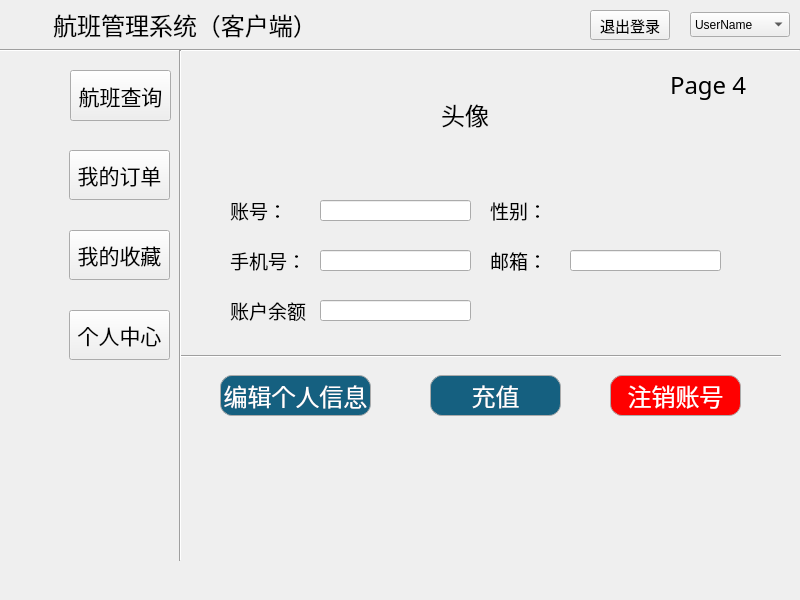
<?xml version="1.0" encoding="UTF-8"?>
<ui version="4.0">
 <class>MainWindow</class>
 <widget class="QMainWindow" name="MainWindow">
  <property name="geometry">
   <rect>
    <x>0</x>
    <y>0</y>
    <width>800</width>
    <height>600</height>
   </rect>
  </property>
  <property name="minimumSize">
   <size>
    <width>800</width>
    <height>600</height>
   </size>
  </property>
  <property name="maximumSize">
   <size>
    <width>800</width>
    <height>600</height>
   </size>
  </property>
  <property name="windowTitle">
   <string>登录窗口</string>
  </property>
  <widget class="QWidget" name="centralwidget">
   <widget class="QLabel" name="planelabel">
    <property name="geometry">
     <rect>
      <x>10</x>
      <y>5</y>
      <width>40</width>
      <height>40</height>
     </rect>
    </property>
    <property name="text">
     <string/>
    </property>
    <property name="pixmap">
     <pixmap resource="figures.qrc">:/img/source/figures/plane.png</pixmap>
    </property>
    <property name="scaledContents">
     <bool>true</bool>
    </property>
   </widget>
   <widget class="QLabel" name="titlelabel">
    <property name="geometry">
     <rect>
      <x>50</x>
      <y>5</y>
      <width>270</width>
      <height>40</height>
     </rect>
    </property>
    <property name="font">
     <font>
      <family>华文楷体</family>
      <pointsize>18</pointsize>
     </font>
    </property>
    <property name="cursor">
     <cursorShape>ArrowCursor</cursorShape>
    </property>
    <property name="text">
     <string>航班管理系统（客户端）</string>
    </property>
    <property name="alignment">
     <set>Qt::AlignmentFlag::AlignCenter</set>
    </property>
   </widget>
   <widget class="QPushButton" name="backBtn">
    <property name="geometry">
     <rect>
      <x>590</x>
      <y>10</y>
      <width>80</width>
      <height>30</height>
     </rect>
    </property>
    <property name="font">
     <font>
      <pointsize>11</pointsize>
     </font>
    </property>
    <property name="text">
     <string>退出登录</string>
    </property>
   </widget>
   <widget class="QComboBox" name="comboBox">
    <property name="geometry">
     <rect>
      <x>690</x>
      <y>12</y>
      <width>100</width>
      <height>25</height>
     </rect>
    </property>
    <item>
     <property name="text">
      <string>UserName</string>
     </property>
    </item>
    <item>
     <property name="text">
      <string>修改密码</string>
     </property>
    </item>
    <item>
     <property name="text">
      <string>退出登录</string>
     </property>
    </item>
   </widget>
   <widget class="Line" name="horizontalline">
    <property name="geometry">
     <rect>
      <x>0</x>
      <y>40</y>
      <width>800</width>
      <height>20</height>
     </rect>
    </property>
    <property name="orientation">
     <enum>Qt::Orientation::Horizontal</enum>
    </property>
   </widget>
   <widget class="QPushButton" name="flightQueryBtn">
    <property name="geometry">
     <rect>
      <x>70</x>
      <y>70</y>
      <width>101</width>
      <height>51</height>
     </rect>
    </property>
    <property name="font">
     <font>
      <family>华文楷体</family>
      <pointsize>16</pointsize>
     </font>
    </property>
    <property name="text">
     <string>航班查询</string>
    </property>
   </widget>
   <widget class="QPushButton" name="myOrdersBtn">
    <property name="geometry">
     <rect>
      <x>69</x>
      <y>150</y>
      <width>101</width>
      <height>50</height>
     </rect>
    </property>
    <property name="font">
     <font>
      <family>华文楷体</family>
      <pointsize>16</pointsize>
     </font>
    </property>
    <property name="text">
     <string>我的订单</string>
    </property>
   </widget>
   <widget class="QPushButton" name="myFavoritesBtn">
    <property name="geometry">
     <rect>
      <x>69</x>
      <y>230</y>
      <width>101</width>
      <height>50</height>
     </rect>
    </property>
    <property name="font">
     <font>
      <family>华文楷体</family>
      <pointsize>16</pointsize>
     </font>
    </property>
    <property name="text">
     <string>我的收藏</string>
    </property>
   </widget>
   <widget class="QPushButton" name="personalCenterBtn">
    <property name="geometry">
     <rect>
      <x>69</x>
      <y>310</y>
      <width>101</width>
      <height>50</height>
     </rect>
    </property>
    <property name="font">
     <font>
      <family>华文楷体</family>
      <pointsize>16</pointsize>
     </font>
    </property>
    <property name="text">
     <string>个人中心</string>
    </property>
   </widget>
   <widget class="QStackedWidget" name="stackedWidget">
    <property name="geometry">
     <rect>
      <x>170</x>
      <y>50</y>
      <width>611</width>
      <height>511</height>
     </rect>
    </property>
    <property name="font">
     <font>
      <family>华文楷体</family>
      <pointsize>18</pointsize>
     </font>
    </property>
    <property name="currentIndex">
     <number>3</number>
    </property>
    <widget class="QWidget" name="page">
     <widget class="QLabel" name="label_1">
      <property name="geometry">
       <rect>
        <x>210</x>
        <y>130</y>
        <width>80</width>
        <height>50</height>
       </rect>
      </property>
      <property name="font">
       <font>
        <family>华文楷体</family>
        <pointsize>18</pointsize>
       </font>
      </property>
      <property name="text">
       <string>Page 1</string>
      </property>
     </widget>
    </widget>
    <widget class="QWidget" name="page_2">
     <widget class="QLabel" name="label_2">
      <property name="geometry">
       <rect>
        <x>210</x>
        <y>130</y>
        <width>80</width>
        <height>50</height>
       </rect>
      </property>
      <property name="font">
       <font>
        <family>华文楷体</family>
        <pointsize>18</pointsize>
       </font>
      </property>
      <property name="text">
       <string>Page 2</string>
      </property>
     </widget>
    </widget>
    <widget class="QWidget" name="page_3">
     <widget class="QLabel" name="label_3">
      <property name="geometry">
       <rect>
        <x>210</x>
        <y>130</y>
        <width>80</width>
        <height>50</height>
       </rect>
      </property>
      <property name="font">
       <font>
        <family>华文楷体</family>
        <pointsize>18</pointsize>
       </font>
      </property>
      <property name="text">
       <string>Page 3</string>
      </property>
     </widget>
    </widget>
    <widget class="QWidget" name="page_4">
     <widget class="QLineEdit" name="lineEdit">
      <property name="geometry">
       <rect>
        <x>50</x>
        <y>70</y>
        <width>121</width>
        <height>20</height>
       </rect>
      </property>
      <property name="font">
       <font>
        <family>华文楷体</family>
        <pointsize>18</pointsize>
       </font>
      </property>
      <property name="styleSheet">
       <string notr="true">QLineEdit {
    background-color: transparent;
    border: none;
    color: #333;
}
</string>
      </property>
     </widget>
     <widget class="QStackedWidget" name="stackedWidget_2">
      <property name="geometry">
       <rect>
        <x>10</x>
        <y>0</y>
        <width>621</width>
        <height>511</height>
       </rect>
      </property>
      <property name="font">
       <font>
        <family>华文楷体</family>
        <pointsize>18</pointsize>
       </font>
      </property>
      <property name="currentIndex">
       <number>3</number>
      </property>
      <widget class="QWidget" name="page_5">
       <widget class="QLabel" name="label_10">
        <property name="geometry">
         <rect>
          <x>210</x>
          <y>130</y>
          <width>80</width>
          <height>50</height>
         </rect>
        </property>
        <property name="font">
         <font>
          <family>华文楷体</family>
          <pointsize>18</pointsize>
         </font>
        </property>
        <property name="text">
         <string>Page 1</string>
        </property>
       </widget>
      </widget>
      <widget class="QWidget" name="page_6">
       <widget class="QLabel" name="label_11">
        <property name="geometry">
         <rect>
          <x>210</x>
          <y>130</y>
          <width>80</width>
          <height>50</height>
         </rect>
        </property>
        <property name="font">
         <font>
          <family>华文楷体</family>
          <pointsize>18</pointsize>
         </font>
        </property>
        <property name="text">
         <string>Page 2</string>
        </property>
       </widget>
      </widget>
      <widget class="QWidget" name="page_7">
       <widget class="QLabel" name="label_12">
        <property name="geometry">
         <rect>
          <x>210</x>
          <y>130</y>
          <width>80</width>
          <height>50</height>
         </rect>
        </property>
        <property name="font">
         <font>
          <family>华文楷体</family>
          <pointsize>18</pointsize>
         </font>
        </property>
        <property name="text">
         <string>Page 3</string>
        </property>
       </widget>
      </widget>
      <widget class="QWidget" name="page_8">
       <widget class="QLabel" name="label_13">
        <property name="geometry">
         <rect>
          <x>490</x>
          <y>10</y>
          <width>80</width>
          <height>50</height>
         </rect>
        </property>
        <property name="font">
         <font>
          <family>华文楷体</family>
          <pointsize>18</pointsize>
         </font>
        </property>
        <property name="text">
         <string>Page 4</string>
        </property>
       </widget>
       <widget class="Line" name="line_2">
        <property name="geometry">
         <rect>
          <x>-3</x>
          <y>296</y>
          <width>611</width>
          <height>20</height>
         </rect>
        </property>
        <property name="font">
         <font>
          <family>华文楷体</family>
          <pointsize>18</pointsize>
         </font>
        </property>
        <property name="orientation">
         <enum>Qt::Orientation::Horizontal</enum>
        </property>
       </widget>
       <widget class="QLabel" name="label_14">
        <property name="geometry">
         <rect>
          <x>250</x>
          <y>30</y>
          <width>70</width>
          <height>70</height>
         </rect>
        </property>
        <property name="font">
         <font>
          <family>华文楷体</family>
          <pointsize>18</pointsize>
         </font>
        </property>
        <property name="text">
         <string>头像</string>
        </property>
        <property name="alignment">
         <set>Qt::AlignmentFlag::AlignCenter</set>
        </property>
       </widget>
       <widget class="QLabel" name="label_15">
        <property name="geometry">
         <rect>
          <x>50</x>
          <y>140</y>
          <width>81</width>
          <height>41</height>
         </rect>
        </property>
        <property name="font">
         <font>
          <family>华文楷体</family>
          <pointsize>14</pointsize>
         </font>
        </property>
        <property name="text">
         <string>账号：</string>
        </property>
        <property name="alignment">
         <set>Qt::AlignmentFlag::AlignLeading|Qt::AlignmentFlag::AlignLeft|Qt::AlignmentFlag::AlignVCenter</set>
        </property>
       </widget>
       <widget class="QLabel" name="label_16">
        <property name="geometry">
         <rect>
          <x>50</x>
          <y>190</y>
          <width>81</width>
          <height>41</height>
         </rect>
        </property>
        <property name="font">
         <font>
          <family>华文楷体</family>
          <pointsize>14</pointsize>
         </font>
        </property>
        <property name="text">
         <string>手机号：</string>
        </property>
        <property name="alignment">
         <set>Qt::AlignmentFlag::AlignLeading|Qt::AlignmentFlag::AlignLeft|Qt::AlignmentFlag::AlignVCenter</set>
        </property>
       </widget>
       <widget class="QLabel" name="label_17">
        <property name="geometry">
         <rect>
          <x>50</x>
          <y>240</y>
          <width>81</width>
          <height>41</height>
         </rect>
        </property>
        <property name="font">
         <font>
          <family>华文楷体</family>
          <pointsize>14</pointsize>
         </font>
        </property>
        <property name="text">
         <string>账户余额：</string>
        </property>
       </widget>
       <widget class="QLabel" name="label_18">
        <property name="geometry">
         <rect>
          <x>310</x>
          <y>140</y>
          <width>81</width>
          <height>41</height>
         </rect>
        </property>
        <property name="font">
         <font>
          <family>华文楷体</family>
          <pointsize>14</pointsize>
         </font>
        </property>
        <property name="frameShadow">
         <enum>QFrame::Shadow::Raised</enum>
        </property>
        <property name="text">
         <string>性别：</string>
        </property>
        <property name="alignment">
         <set>Qt::AlignmentFlag::AlignLeading|Qt::AlignmentFlag::AlignLeft|Qt::AlignmentFlag::AlignVCenter</set>
        </property>
       </widget>
       <widget class="QLabel" name="label_19">
        <property name="geometry">
         <rect>
          <x>310</x>
          <y>190</y>
          <width>81</width>
          <height>41</height>
         </rect>
        </property>
        <property name="font">
         <font>
          <family>华文楷体</family>
          <pointsize>14</pointsize>
         </font>
        </property>
        <property name="text">
         <string>邮箱：</string>
        </property>
        <property name="alignment">
         <set>Qt::AlignmentFlag::AlignLeading|Qt::AlignmentFlag::AlignLeft|Qt::AlignmentFlag::AlignVCenter</set>
        </property>
       </widget>
       <widget class="QLineEdit" name="accountTxt">
        <property name="geometry">
         <rect>
          <x>140</x>
          <y>150</y>
          <width>151</width>
          <height>21</height>
         </rect>
        </property>
        <property name="font">
         <font>
          <family>华文楷体</family>
          <pointsize>10</pointsize>
         </font>
        </property>
       </widget>
       <widget class="QPushButton" name="edit_infoBtn">
        <property name="enabled">
         <bool>true</bool>
        </property>
        <property name="geometry">
         <rect>
          <x>40</x>
          <y>325</y>
          <width>151</width>
          <height>41</height>
         </rect>
        </property>
        <property name="font">
         <font>
          <family>华文楷体</family>
          <pointsize>18</pointsize>
         </font>
        </property>
        <property name="styleSheet">
         <string notr="true">QPushButton {
    background-color: #156080;
    color: white;
    border: 1px solid #ababab;
    border-radius: 12px;
}</string>
        </property>
        <property name="text">
         <string>编辑个人信息</string>
        </property>
       </widget>
       <widget class="QPushButton" name="top_upBtn">
        <property name="enabled">
         <bool>true</bool>
        </property>
        <property name="geometry">
         <rect>
          <x>250</x>
          <y>325</y>
          <width>131</width>
          <height>41</height>
         </rect>
        </property>
        <property name="font">
         <font>
          <family>华文楷体</family>
          <pointsize>18</pointsize>
         </font>
        </property>
        <property name="styleSheet">
         <string notr="true">QPushButton {
    background-color: #156080;
    color: white;
    border: 1px solid #ababab;
    border-radius: 12px;
}</string>
        </property>
        <property name="text">
         <string>充值</string>
        </property>
       </widget>
       <widget class="QPushButton" name="cancel_accountBtn">
        <property name="enabled">
         <bool>true</bool>
        </property>
        <property name="geometry">
         <rect>
          <x>430</x>
          <y>325</y>
          <width>131</width>
          <height>41</height>
         </rect>
        </property>
        <property name="font">
         <font>
          <family>华文楷体</family>
          <pointsize>18</pointsize>
         </font>
        </property>
        <property name="styleSheet">
         <string notr="true">QPushButton {
    background-color: red;
    color: white;
    border: 1px solid #ababab;
    border-radius: 12px;
}</string>
        </property>
        <property name="text">
         <string>注销账号</string>
        </property>
       </widget>
       <widget class="QLineEdit" name="accountsaveTxt">
        <property name="geometry">
         <rect>
          <x>140</x>
          <y>250</y>
          <width>151</width>
          <height>21</height>
         </rect>
        </property>
        <property name="font">
         <font>
          <family>华文楷体</family>
          <pointsize>10</pointsize>
         </font>
        </property>
       </widget>
       <widget class="QLineEdit" name="emailTxt">
        <property name="geometry">
         <rect>
          <x>390</x>
          <y>200</y>
          <width>151</width>
          <height>21</height>
         </rect>
        </property>
        <property name="font">
         <font>
          <family>华文楷体</family>
          <pointsize>10</pointsize>
         </font>
        </property>
       </widget>
       <widget class="QLineEdit" name="phonenumberTxt">
        <property name="geometry">
         <rect>
          <x>140</x>
          <y>200</y>
          <width>151</width>
          <height>21</height>
         </rect>
        </property>
        <property name="font">
         <font>
          <family>华文楷体</family>
          <pointsize>10</pointsize>
         </font>
        </property>
       </widget>
      </widget>
     </widget>
     <widget class="Line" name="Verticalline">
      <property name="geometry">
       <rect>
        <x>0</x>
        <y>0</y>
        <width>20</width>
        <height>511</height>
       </rect>
      </property>
      <property name="font">
       <font>
        <family>华文楷体</family>
        <pointsize>18</pointsize>
       </font>
      </property>
      <property name="orientation">
       <enum>Qt::Orientation::Vertical</enum>
      </property>
     </widget>
    </widget>
   </widget>
   <widget class="QLabel" name="flightscheduleLabel">
    <property name="geometry">
     <rect>
      <x>10</x>
      <y>70</y>
      <width>50</width>
      <height>50</height>
     </rect>
    </property>
    <property name="text">
     <string/>
    </property>
    <property name="pixmap">
     <pixmap resource="figures.qrc">:/img/source/figures/flightschedule.png</pixmap>
    </property>
    <property name="scaledContents">
     <bool>true</bool>
    </property>
   </widget>
   <widget class="QLabel" name="shopcarLabel">
    <property name="geometry">
     <rect>
      <x>10</x>
      <y>150</y>
      <width>50</width>
      <height>50</height>
     </rect>
    </property>
    <property name="text">
     <string/>
    </property>
    <property name="pixmap">
     <pixmap resource="figures.qrc">:/img/source/figures/shopcar.png</pixmap>
    </property>
    <property name="scaledContents">
     <bool>true</bool>
    </property>
   </widget>
   <widget class="QLabel" name="starLabel">
    <property name="geometry">
     <rect>
      <x>10</x>
      <y>230</y>
      <width>50</width>
      <height>50</height>
     </rect>
    </property>
    <property name="text">
     <string/>
    </property>
    <property name="pixmap">
     <pixmap resource="figures.qrc">:/img/source/figures/star.png</pixmap>
    </property>
    <property name="scaledContents">
     <bool>true</bool>
    </property>
   </widget>
   <widget class="QLabel" name="personalinfoLabel">
    <property name="geometry">
     <rect>
      <x>10</x>
      <y>310</y>
      <width>50</width>
      <height>50</height>
     </rect>
    </property>
    <property name="text">
     <string/>
    </property>
    <property name="pixmap">
     <pixmap resource="figures.qrc">:/img/source/figures/personal_Info.png</pixmap>
    </property>
    <property name="scaledContents">
     <bool>true</bool>
    </property>
   </widget>
  </widget>
 </widget>
 <resources>
  <include location="figures.qrc"/>
 </resources>
 <connections/>
</ui>
